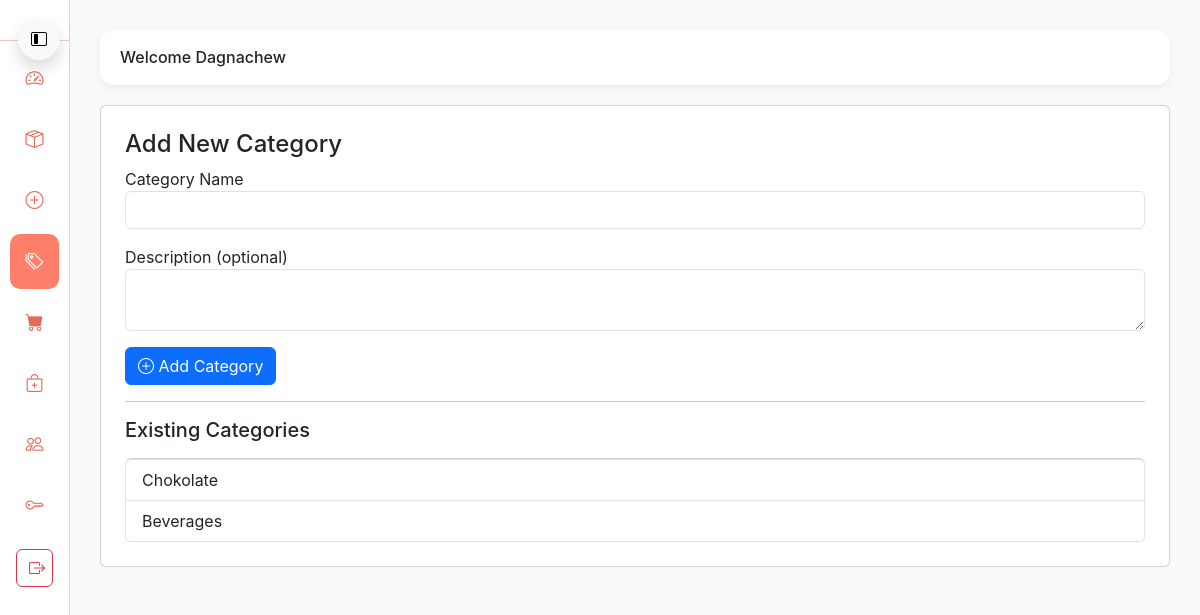
The app's page /add-category/ (signed in) with its own data.
### authentication/models.py (models this page shows, shortened)
class CustomUser(AbstractUser):
    class UserType(models.TextChoices):
        ADMIN = "admin", "Admin"
        CASHIER = "cashier", "Cashier"
    user_type = models.CharField(
        max_length=20,
        choices=UserType.choices,
        default=UserType.CASHIER
    )
    middle_name = models.CharField(max_length=100, null=True, blank=True)
    company = models.ForeignKey(Company, on_delete=models.CASCADE, null=True, blank=True)

### myapp/models.py (models this page shows, shortened)
class Category(models.Model):
    company = models.ForeignKey(Company, on_delete=models.CASCADE, null=True, blank=True)
    name = models.CharField(max_length=100, unique=True)
    description = models.TextField(blank=True, null=True)

### myapp/views.py (the view, shortened to what this page needs)
# urls.py: path('add-category/', views.add_category, name='add_category'),
@login_required(login_url='/accounts/login')
@user_passes_test(is_admin)
def add_category(request):
    current_user = request.user
    company_name = current_user.company.company_name
    company = current_user.company
    categories = Category.objects.filter(company=company)
    return render(request, 'add_category.html', {'categories': categories})

### authentication/views.py (called while the page is built)
def is_admin(user):
    return user.user_type == 'admin'

### template/add_category.html (shortened to what this page needs)
{% extends 'base.html' %}
{% block content %}
<div class="card card-simple p-4">
    <h4>Add New Category</h4>
    <form method="POST">
        <div class="mb-3">
            <label>Category Name</label>
            <input type="text" class="form-control" name="name" required>
        </div>
        <div class="mb-3">
            <label>Description (optional)</label>
            <textarea class="form-control" name="description"></textarea>
        </div>
        <button class="btn btn-primary"><i class="bi bi-plus-circle"></i> Add Category</button>
    </form>
    <hr>
    <h5>Existing Categories</h5>
    <ul class="list-group mt-2">
        {% for cat in categories %}
        <li class="list-group-item d-flex justify-content-between align-items-center">
            {{ cat.name }}
        </li>
        {% empty %}
        <li class="list-group-item">No categories yet.</li>
        {% endfor %}
    </ul>
</div>
{% endblock %}

### template/base.html (shortened to what this page needs)
<!DOCTYPE html>
<html lang="en">
<head>
    <link href="https://cdn.jsdelivr.net/npm/bootstrap@5.3.3/dist/css/bootstrap.min.css" rel="stylesheet">
    <link href="https://cdn.jsdelivr.net/npm/bootstrap-icons@1.11.1/font/bootstrap-icons.css" rel="stylesheet">
</head>
<body>
    <div class="sidebar collapsed ">
        <div>
            <button class="btn btn-light shadow sidebar-toggle" onclick="toggleSidebar()">
                <i class="bi bi-layout-sidebar-inset"></i>
            </button>
        </div>
        <a href="{% url 'home' %}" class="{% if request.resolver_match.url_name == 'home' %}active{% endif %}">
            <i class="bi bi-speedometer2"></i>
        </a>
        <a href="{% url 'products' %}" class="{% if request.resolver_match.url_name == 'products' %}active{% endif %}">
            <i class="bi bi-box-seam"></i>
        </a>
        <a href="{% url 'add_product' %}" class="{% if request.resolver_match.url_name == 'add_product' %}active{% endif %}">
            <i class="bi bi-plus-circle"></i>
        </a>
        <a href="{% url 'add_category' %}" class="{% if request.resolver_match.url_name == 'add_category' %}active{% endif %}">
            <i class="bi bi-tags"></i>
        </a>
        <a href="{% url 'sales' %}" class="{% if request.resolver_match.url_name == 'sales' %}active{% endif %}">
            <i class="bi bi-cart-fill"></i>
        </a>
        <a href="{% url 'add_sale' %}" class="{% if request.resolver_match.url_name == 'add_sale' %}active{% endif %}">
            <i class="bi bi-bag-plus"></i>
        </a>
        <a href="{% url 'manage_users' %}" class="{% if request.resolver_match.url_name == 'manage_users' %}active{% endif %}">
            <i class="bi bi-people"></i>
        </a>
        <a href="{% url 'password_change' %}">
            <i class="bi bi-key"></i>
        </a>
        <form method="POST" action="{% url 'logout' %}" class="m-3">
            <button type="submit" class="btn btn-outline-danger w-100">
                <i class="bi bi-box-arrow-right"></i>
            </button>
        </form>
    </div>
    <div class="main-content collapsed">
        <div class="top-bar">
            <h6 class="m-0">Welcome {{ request.user.first_name }}</h6>
        </div>
        {% block content %}
        {% endblock %}
    </div>
</body>
</html>

### template/base.html (style rules this page uses)
:root { --coral: #ff7f6b; --coral-dark: #e36b59; --sidebar-bg: #ffffff; --sidebar-text: #3a3a3a; --sidebar-hover: #ffe5e0; }
body { font-family: 'Inter', sans-serif; background: #f8f9fa; }
.sidebar { width: 240px; height: 100vh; background: var(--sidebar-bg); border-right: 1px solid #f0d3cd; padding-top: 20px; position: fixed; transition: width 0.3s ease; overflow-x: hidden; z-index: 1000; }
.sidebar.collapsed { width: 70px; }
.sidebar a { color: var(--sidebar-text); padding: 14px 20px; display: flex; align-items: center; gap: 12px; font-size: 15px; text-decoration: none; transition: 0.25s; border-radius: 10px; margin: 6px 10px; }
.sidebar a i { font-size: 18px; color: var(--coral-dark); }
.sidebar a.active { background: var(--coral); color: #fff; font-weight: 600; }
.sidebar a.active i { color: #fff; }
.sidebar.collapsed a { justify-content: center; }
.main-content { margin-left: 240px; padding: 30px; transition: margin-left 0.3s ease; }
.main-content.collapsed { margin-left: 70px; }
.top-bar { background: #ffffff; padding: 18px 20px; border-radius: 14px; box-shadow: 0 3px 8px rgba(0,0,0,0.05); margin-bottom: 20px; display: flex; align-items: center; gap: 12px; }
.sidebar-toggle { position: fixed; top: 18px; left: 18px; z-index: 1100; width: 42px; height: 42px; border-radius: 50%; }

### records on screen
CustomUser: user.first_name "Dagnachew"
Category: name "Chokolate"
Category: name "Beverages"
